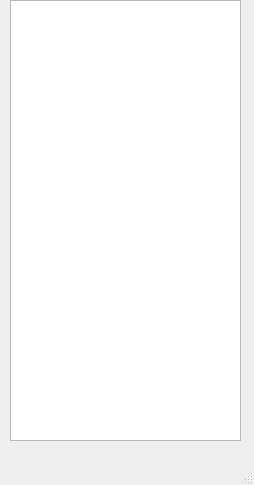
<?xml version="1.0" encoding="UTF-8"?>
<ui version="4.0">
 <class>DeleteInstancesWindow</class>
 <widget class="QMainWindow" name="DeleteInstancesWindow">
  <property name="geometry">
   <rect>
    <x>0</x>
    <y>0</y>
    <width>254</width>
    <height>485</height>
   </rect>
  </property>
  <property name="windowTitle">
   <string>MainWindow</string>
  </property>
  <widget class="QWidget" name="centralwidget">
   <widget class="QListWidget" name="listWidget">
    <property name="geometry">
     <rect>
      <x>10</x>
      <y>0</y>
      <width>231</width>
      <height>441</height>
     </rect>
    </property>
   </widget>
  </widget>
  <widget class="QMenuBar" name="menubar">
   <property name="geometry">
    <rect>
     <x>0</x>
     <y>0</y>
     <width>254</width>
     <height>20</height>
    </rect>
   </property>
  </widget>
  <widget class="QStatusBar" name="statusbar"/>
 </widget>
 <resources/>
 <connections/>
</ui>
